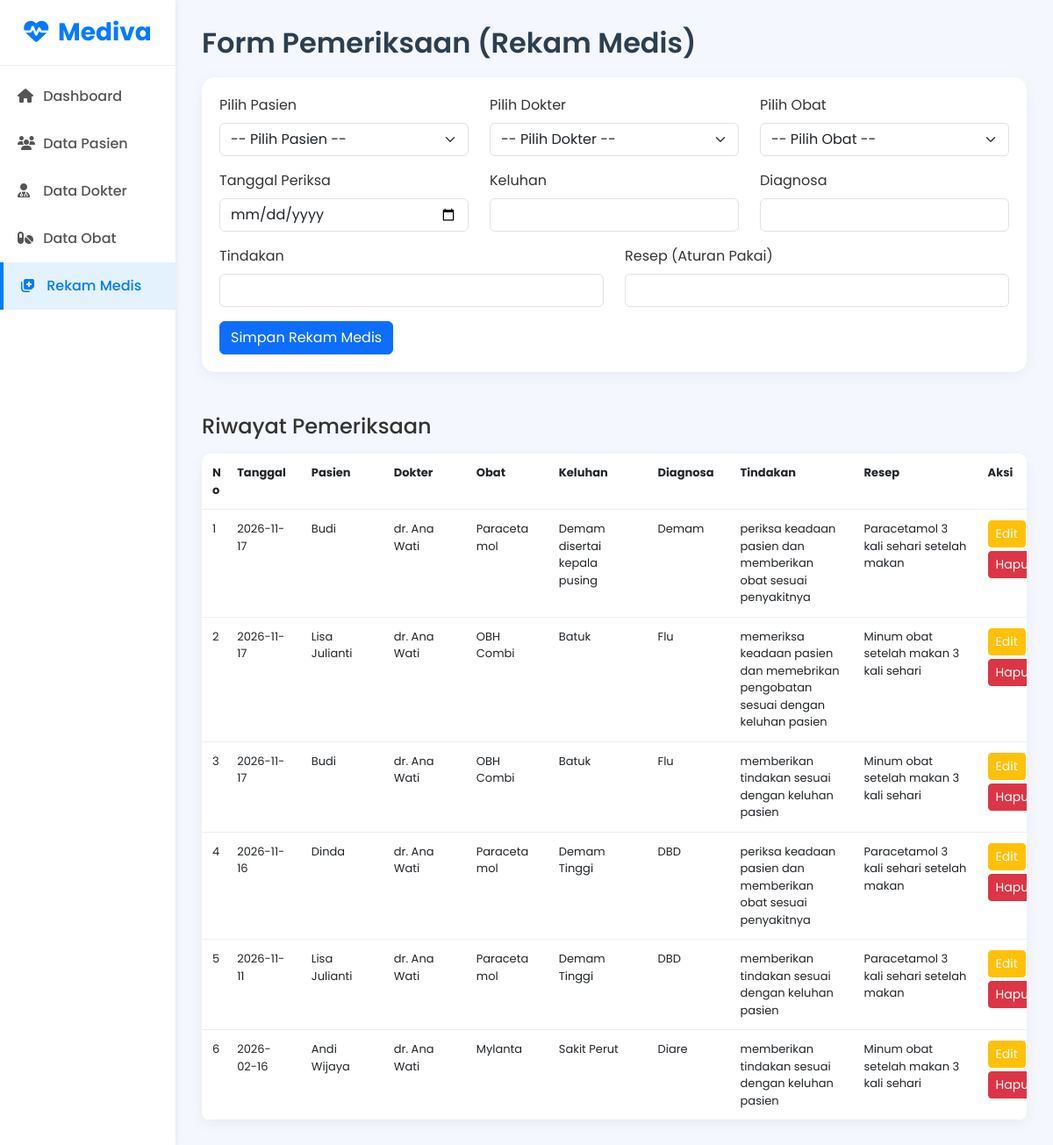
The app's page /rekam_medis.php with its own data.
### tables this page shows
CREATE TABLE `rekam_medis` (
  `id_rekam` int(11) NOT NULL,
  `id_pasien` int(11) NOT NULL,
  `id_dokter` int(11) NOT NULL,
  `id_obat` int(11) NOT NULL,
  `tanggal_periksa` date NOT NULL,
  `keluhan` text NOT NULL,
  `diagnosa` text NOT NULL,
  `tindakan` text NOT NULL,
  `resep` varchar(100) NOT NULL
);

CREATE TABLE `pasien` (
  `id_pasien` int(11) NOT NULL,
  `no_rm` varchar(20) NOT NULL,
  `nama_pasien` varchar(100) NOT NULL,
  `jenis_kelamin` enum('L','P') NOT NULL,
  `tanggal_lahir` date NOT NULL,
  `alamat` text NOT NULL
);

CREATE TABLE `dokter` (
  `id_dokter` int(11) NOT NULL,
  `nama_dokter` varchar(100) NOT NULL,
  `spesialisasi` varchar(50) NOT NULL
);

CREATE TABLE `obat` (
  `id_obat` int(11) NOT NULL,
  `nama_obat` varchar(100) NOT NULL,
  `satuan` varchar(30) NOT NULL,
  `stok` int(11) NOT NULL
);

### rekam_medis.php (the view, shortened to what this page needs)
<!DOCTYPE html>
<html lang="id">
<head>
    <link href="https://cdn.jsdelivr.net/npm/bootstrap@5.3.0/dist/css/bootstrap.min.css" rel="stylesheet">
    <link rel="stylesheet" href="https://cdnjs.cloudflare.com/ajax/libs/font-awesome/6.4.0/css/all.min.css">
</head>
<body>
<?php
include 'koneksi.php';
?>
<div class="container-fluid">
    <div class="row">
        <div class="col-md-2 sidebar p-0">
            <h3><i class="fas fa-heartbeat me-2"></i> Mediva</h3>
            <a href="index.php"><i class="fas fa-home"></i> Dashboard</a>
            <a href="pasien.php"><i class="fas fa-users"></i> Data Pasien</a>
            <a href="dokter.php"><i class="fas fa-user-md"></i> Data Dokter</a>
            <a href="obat.php"><i class="fas fa-pills"></i> Data Obat</a>
            <a href="rekam_medis.php" class="active"><i class="fas fa-notes-medical"></i> Rekam Medis</a>
        </div>
        <div class="col-md-10 main-content">
            <h2 class="page-title">Form Pemeriksaan (Rekam Medis)</h2>
            <div class="card-custom">
                <form method="POST" action="">
                    <div class="row">
                        <div class="col-md-4 mb-3">
                            <label class="form-label">Pilih Pasien</label>
                            <select name="id_pasien" class="form-select" required>
                                <option value="">-- Pilih Pasien --</option>
                            </select>
                        </div>
                        <div class="col-md-4 mb-3">
                            <label class="form-label">Pilih Dokter</label>
                            <select name="id_dokter" class="form-select" required>
                                <option value="">-- Pilih Dokter --</option>
                            </select>
                        </div>
                        <div class="col-md-4 mb-3">
                            <label class="form-label">Pilih Obat</label>
                            <select name="id_obat" class="form-select" required>
                                <option value="">-- Pilih Obat --</option>
                            </select>
                        </div>
                        <div class="col-md-4 mb-3">
                            <label class="form-label">Tanggal Periksa</label>
                            <input type="date" name="tanggal_periksa" class="form-control" required>
                        </div>
                        <div class="col-md-4 mb-3">
                            <label class="form-label">Keluhan</label>
                            <input type="text" name="keluhan" class="form-control" required>
                        </div>
                        <div class="col-md-4 mb-3">
                            <label class="form-label">Diagnosa</label>
                            <input type="text" name="diagnosa" class="form-control" required>
                        </div>
                        <div class="col-md-6 mb-3">
                            <label class="form-label">Tindakan</label>
                            <input type="text" name="tindakan" class="form-control" required>
                        </div>
                        <div class="col-md-6 mb-3">
                            <label class="form-label">Resep (Aturan Pakai)</label>
                            <input type="text" name="resep" class="form-control" required>
                        </div>
                    </div>
                    <button type="submit" name="tambah" class="btn btn-primary">Simpan Rekam Medis</button>
                </form>
            </div>
            <h4 class="mt-5 mb-3">Riwayat Pemeriksaan</h4>
            <div class="table-custom">
                <table class="table mb-0">
                    <thead>
                        <tr>
                            <th>No</th>
                            <th>Tanggal</th>
                            <th>Pasien</th>
                            <th>Dokter</th>
                            <th>Obat</th>
                            <th>Keluhan</th>
                            <th>Diagnosa</th>
                            <th>Tindakan</th>
                            <th>Resep</th>
                            <th>Aksi</th>
                        </tr>
                    </thead>
                    <tbody>
                        <?php
                        $no = 1;
                        $query_riwayat = "SELECT rekam_medis.*, pasien.nama_pasien, dokter.nama_dokter, obat.nama_obat
                                          FROM rekam_medis
                                          JOIN pasien ON rekam_medis.id_pasien = pasien.id_pasien
                                          JOIN dokter ON rekam_medis.id_dokter = dokter.id_dokter
                                          JOIN obat ON rekam_medis.id_obat = obat.id_obat
                                          ORDER BY rekam_medis.tanggal_periksa DESC";
                        $res_r = mysqli_query($conn, $query_riwayat);
                        if (mysqli_num_rows($res_r) > 0) {
                            while ($row = mysqli_fetch_assoc($res_r)) {
                                echo "<tr>";
                                echo "<td>" . $no++ . "</td>";
                                echo "<td>" . $row['tanggal_periksa'] . "</td>";
                                echo "<td>" . $row['nama_pasien'] . "</td>";
                                echo "<td>" . $row['nama_dokter'] . "</td>";
                                echo "<td>" . $row['nama_obat'] . "</td>";
                                echo "<td>" . $row['keluhan'] . "</td>";
                                echo "<td>" . $row['diagnosa'] . "</td>";
                                echo "<td>" . $row['tindakan'] . "</td>";
                                echo "<td>" . $row['resep'] . "</td>";
                                echo "<td>
                                        <a href='edit_rekam.php?id=" . $row['id_rekam'] . "' class='btn btn-sm btn-warning text-white mb-1'>Edit</a>
                                        <button type='button' class='btn btn-sm btn-danger' data-bs-toggle='modal' data-bs-target='#modalHapus' data-id='" . $row['id_rekam'] . "'>Hapus</button>
                                      </td>";
                                echo "</tr>";
                            }
                        } else {
                            echo "<tr><td colspan='10' class='text-center'>Belum ada riwayat pemeriksaan.</td></tr>";
                        }
                        ?>
                    </tbody>
                </table>
            </div>
        </div>
    </div>
</div>
</body>
</html>

### rekam_medis.php (style rules this page uses)
body { background-color: #f4f7fe; font-family: 'Poppins', sans-serif; color: #333; }
.sidebar { background-color: #ffffff; min-height: 100vh; box-shadow: 2px 0 5px rgba(0,0,0,0.05); }
.sidebar h3 { color: #007bff; font-weight: 700; padding: 20px; text-align: center; border-bottom: 1px solid #eee; }
.sidebar a { display: block; padding: 15px 20px; color: #555; text-decoration: none; font-weight: 500; transition: 0.3s; }
.sidebar a:hover, .sidebar a.active { background-color: #e3f2fd; color: #007bff; border-left: 4px solid #007bff; }
.sidebar i { width: 25px; }
.main-content { padding: 30px; }
.page-title { color: #2c3e50; font-weight: 600; margin-bottom: 20px; }
.card-custom { background: #fff; border-radius: 15px; padding: 20px; box-shadow: 0 4px 15px rgba(0,0,0,0.05); border: none; margin-bottom: 20px; }
.table-custom { background: #fff; border-radius: 10px; box-shadow: 0 4px 15px rgba(0,0,0,0.05); overflow: hidden; }
.table-custom table { width: 100%; margin-bottom: 0; table-layout: fixed; }
.table-custom thead { background-color: #f8f9fa; color: #555; }
.table-custom th, .table-custom td { padding: 12px; border-bottom: 1px solid #eee; vertical-align: top; font-size: 13px; word-wrap: break-word; white-space: normal; }
.table-custom th:nth-child(1) { width: 3%; }
.table-custom th:nth-child(2) { width: 9%; }
.table-custom th:nth-child(3) { width: 10%; }
.table-custom th:nth-child(4) { width: 10%; }
.table-custom th:nth-child(5) { width: 10%; }
.table-custom th:nth-child(6) { width: 12%; }
.table-custom th:nth-child(7) { width: 10%; }
.table-custom th:nth-child(8) { width: 15%; }
.table-custom th:nth-child(9) { width: 15%; }
.table-custom th:nth-child(10) { width: 6%; }

### records on screen
rekam_medis: tanggal_periksa "2026-11-17", id_pasien.nama_pasien "Budi", id_dokter.nama_dokter "dr. Ana Wati", id_obat.nama_obat "Paracetamol", keluhan "Demam disertai kepala pusing", diagnosa "Demam", tindakan "periksa keadaan pasien dan memberikan obat sesuai penyakitnya", resep "Paracetamol 3 kali sehari setelah makan"
rekam_medis: tanggal_periksa "2026-11-17", id_pasien.nama_pasien "Lisa Julianti", id_dokter.nama_dokter "dr. Ana Wati", id_obat.nama_obat "OBH Combi", keluhan "Batuk", diagnosa "Flu", tindakan "memeriksa keadaan pasien dan memebrikan pengobatan sesuai dengan keluhan pasien", resep "Minum obat setelah makan 3 kali sehari"
rekam_medis: tanggal_periksa "2026-11-17", id_pasien.nama_pasien "Budi", id_dokter.nama_dokter "dr. Ana Wati", id_obat.nama_obat "OBH Combi", keluhan "Batuk", diagnosa "Flu", tindakan "memberikan tindakan sesuai dengan keluhan pasien", resep "Minum obat setelah makan 3 kali sehari"
rekam_medis: tanggal_periksa "2026-11-16", id_pasien.nama_pasien "Dinda", id_dokter.nama_dokter "dr. Ana Wati", id_obat.nama_obat "Paracetamol", keluhan "Demam Tinggi", diagnosa "DBD", tindakan "periksa keadaan pasien dan memberikan obat sesuai penyakitnya", resep "Paracetamol 3 kali sehari setelah makan"
rekam_medis: tanggal_periksa "2026-11-11", id_pasien.nama_pasien "Lisa Julianti", id_dokter.nama_dokter "dr. Ana Wati", id_obat.nama_obat "Paracetamol", keluhan "Demam Tinggi", diagnosa "DBD", tindakan "memberikan tindakan sesuai dengan keluhan pasien", resep "Paracetamol 3 kali sehari setelah makan"
rekam_medis: tanggal_periksa "2026-02-16", id_pasien.nama_pasien "Andi Wijaya", id_dokter.nama_dokter "dr. Ana Wati", id_obat.nama_obat "Mylanta", keluhan "Sakit Perut", diagnosa "Diare", tindakan "memberikan tindakan sesuai dengan keluhan pasien", resep "Minum obat setelah makan 3 kali sehari"
